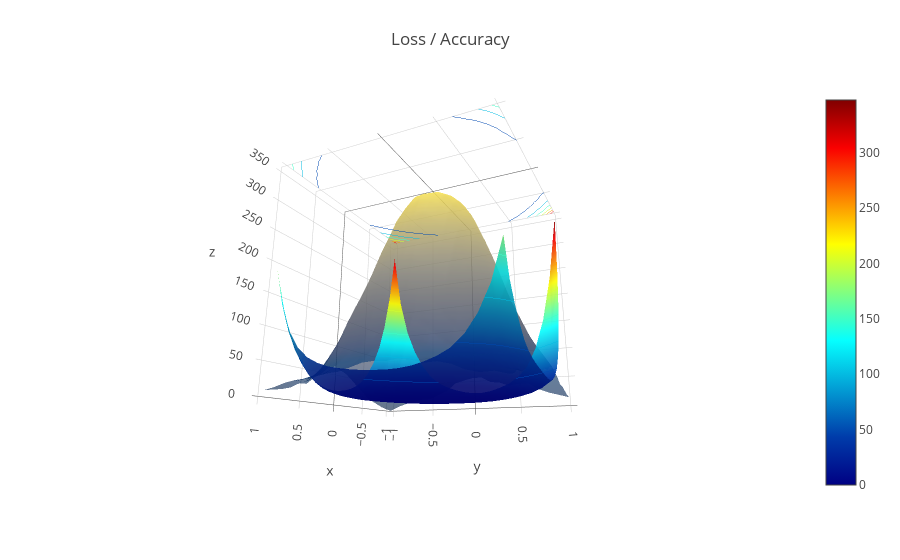
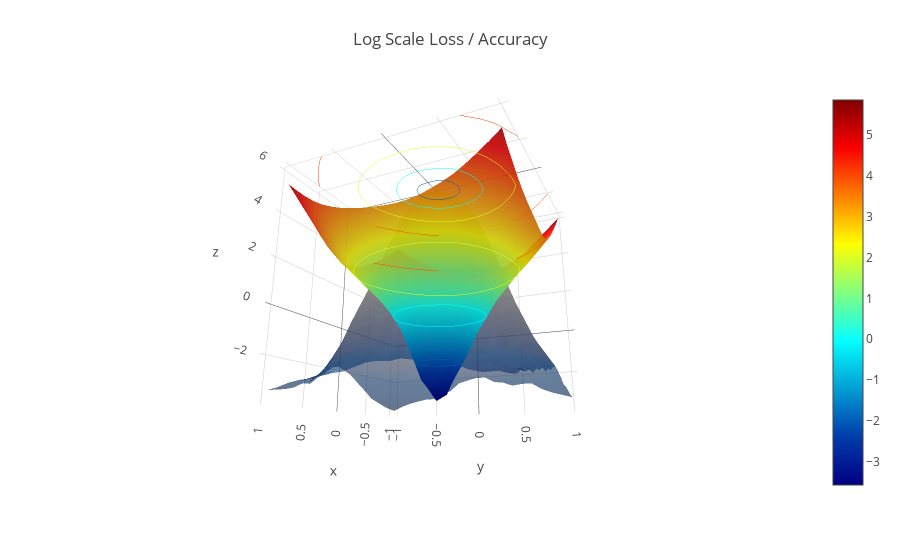

The notebook cell saved with these charts, in order:
### Code cell
create_viz(loss_list,acc_list)

### Figure 1 — Plotly figure (JSON) as saved in the notebook; plotly's stock layout.template omitted (floating-point values rounded to 4 significant figures; data arrays with more than 128 entries replaced by an {"elided": "..."} marker saying what was removed)
{"data": [{"colorscale": "Cividis", "opacity": 0.6, "showscale": false, "type": "surface", "uid": "e056de15-fa37-47a4-9137-915f58d90d08", "x": {"elided": "21x21 float values"}, "y": {"elided": "21x21 float values"}, "z": {"elided": "21x21 float values"}}, {"colorscale": "Jet", "contours": {"z": {"project": {"z": true}, "show": true, "usecolormap": true}}, "opacity": 0.9, "type": "surface", "uid": "cf37c46e-928f-40d5-9390-df3bf5a6c156", "x": {"elided": "21x21 float values"}, "y": {"elided": "21x21 float values"}, "z": {"elided": "21x21 float values"}}], "layout": {"autosize": true, "margin": {"b": 65, "l": 65, "r": 50, "t": 90}, "scene": {"camera": {"eye": {"x": 1.87, "y": 0.88, "z": -0.64}}}, "title": "Loss / Accuracy"}}

### Figure 2 — Plotly figure (JSON) as saved in the notebook; plotly's stock layout.template omitted (floating-point values rounded to 4 significant figures; data arrays with more than 128 entries replaced by an {"elided": "..."} marker saying what was removed)
{"data": [{"colorscale": "Cividis", "opacity": 0.6, "showscale": false, "type": "surface", "uid": "16c6050f-f7c7-4d2b-91f2-e449cb29318f", "x": {"elided": "21x21 float values"}, "y": {"elided": "21x21 float values"}, "z": {"elided": "21x21 float values"}}, {"colorscale": "Jet", "contours": {"z": {"project": {"z": true}, "show": true, "usecolormap": true}}, "opacity": 0.9, "type": "surface", "uid": "7641413b-1ba3-47f7-a85c-e32c04ffbbb0", "x": {"elided": "21x21 float values"}, "y": {"elided": "21x21 float values"}, "z": {"elided": "21x21 float values"}}], "layout": {"autosize": true, "margin": {"b": 65, "l": 65, "r": 50, "t": 90}, "scene": {"camera": {"eye": {"x": 1.87, "y": 0.88, "z": -0.64}}}, "title": "Log Scale Loss / Accuracy"}}
